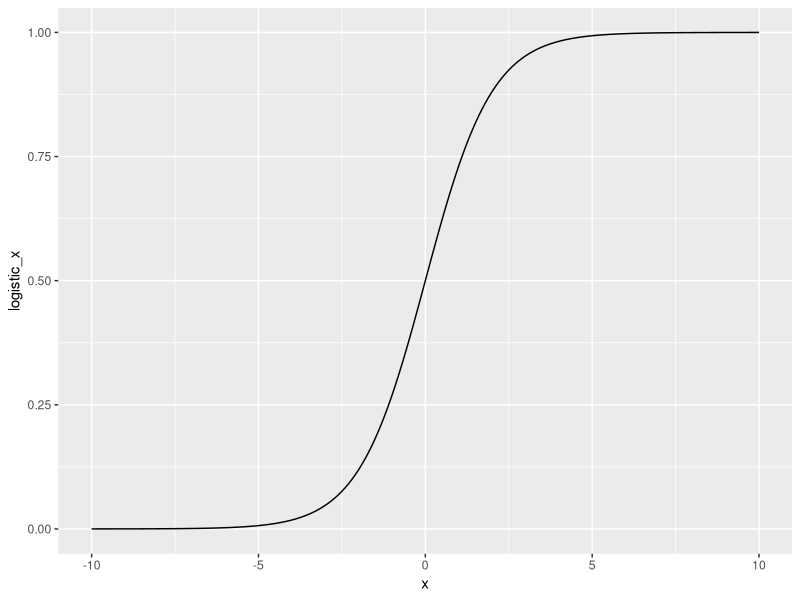
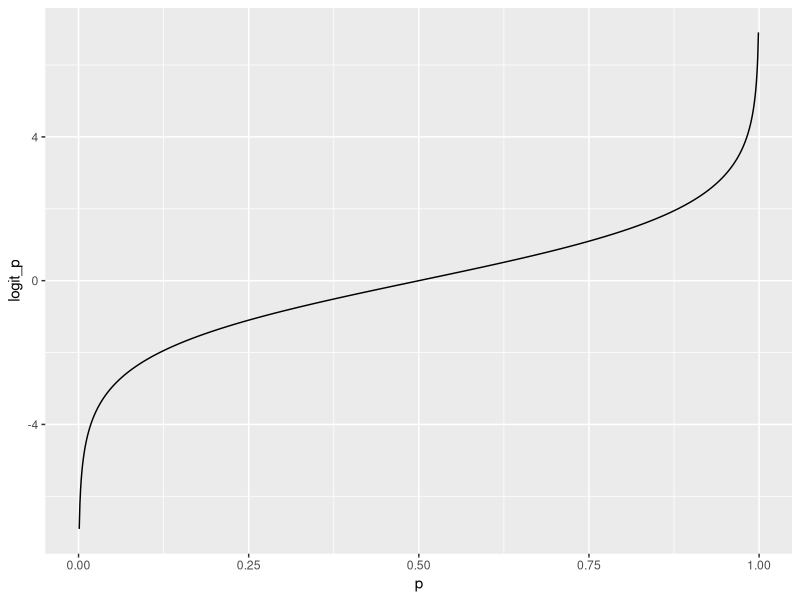

Here is the R script that generated these plots, in order: (Note: this script raises an error after producing the figures.)
## ---- chunk 1
knitr::opts_chunk$set(echo = TRUE)
## ---- chunk 2
library(ggplot2)
library(dplyr)

###plotting the logistic cumulative distribution function
logistic_distn_cdf <- tibble(
  x = seq(-10, 10, 0.1), #creating a set of vectors, x
  logistic_x = plogis(x), #converting x values to probability of x
  logistic_x_man = 1 / (1 + exp(-x)) #manually calulating probability using the logistic function - should equal logistic_x values
)

# Using logistic_distn_cdf, plot logistic_x vs. x
ggplot(logistic_distn_cdf, aes(x, logistic_x)) +
  # Make it a line plot
  geom_line()

###plotting inverse logistic cumulative distribution function (logit function)
logistic_distn_inv_cdf <- tibble(
  # Make a seq from 0.001 to 0.999 in steps of 0.001
  p = seq(0.001, 0.999, 0.001),
  # Transform with built-in logistic inverse CDF
  logit_p = qlogis(p), 
  # Transform with manual logit
  logit_p_man = log(p/(1-p))
) 

# Using logistic_distn_inv_cdf, plot logit_p vs. p
ggplot(logistic_distn_inv_cdf, aes(p, logit_p)) +
  # Make it a line plot
  geom_line()

###calculating negative log likelihood to find optimal slope and intercept of logistic function
###NOTE this data comes from the churn dataset available in data camp, but not readily available for import
# Function to calculate -sum log likelihood with intercept and slope parameters passed in a vector coeffs
calc_neg_log_likelihood <- function(coeffs) {
  intercept <- coeffs[1]
  slope <- coeffs[2]
  y_pred <- plogis(intercept + slope * x_actual) #calulating predicted y-values under assumption of logistic cumulative distribution function
  log_likelihoods <- log(y_pred) * y_actual + log(1 - y_pred) * (1 - y_actual)
  -sum(log_likelihoods)
}

# Optimize the metric
optim(
  # Initially guess 0 intercept and 1 slope
  par = c(intercept = 0, slope = 1), #set initial guess of parameters for slope and intercept
  # Use calc_neg_log_likelihood as the optimization fn 
  fn = calc_neg_log_likelihood #function specified earlier that will take the vector coeffs (i.e., intercept = 0, slope = 1)
)

